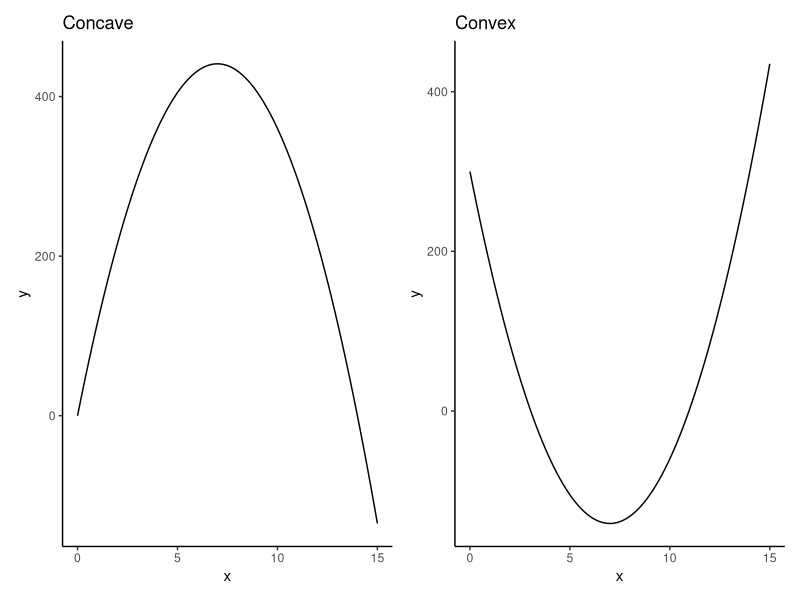
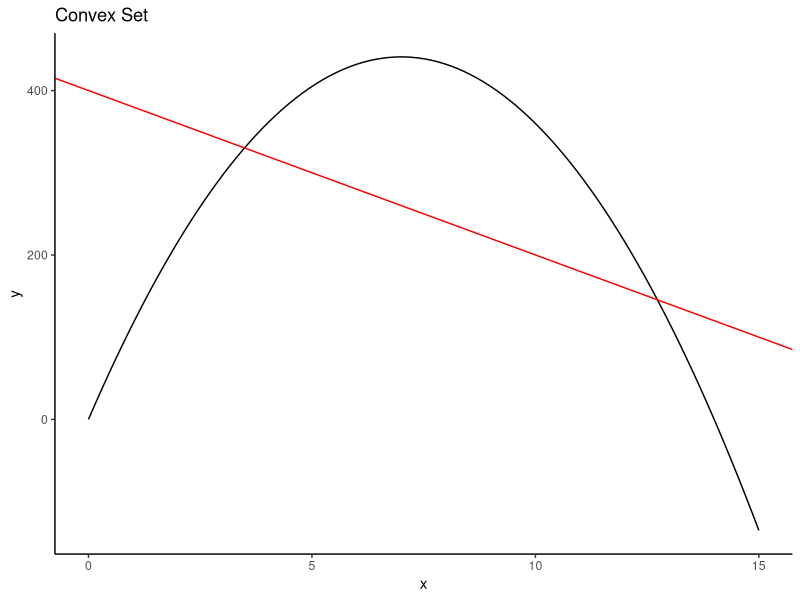
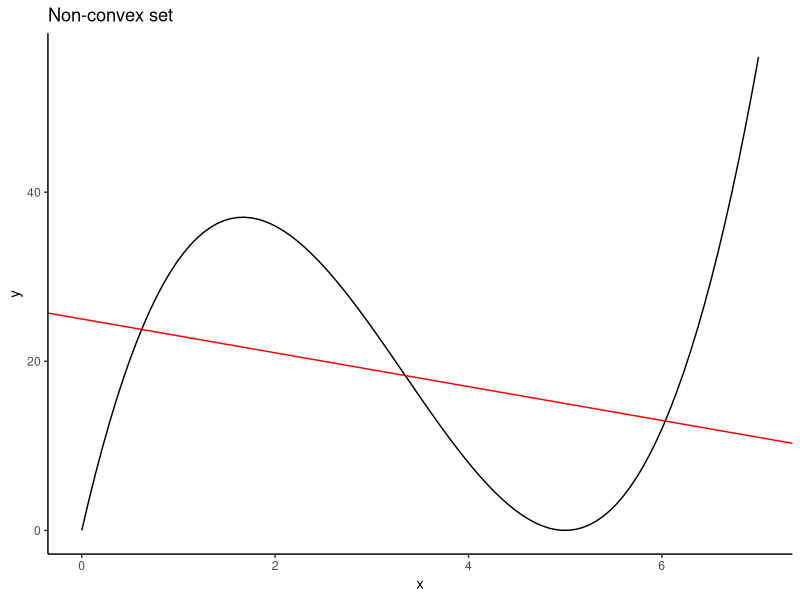
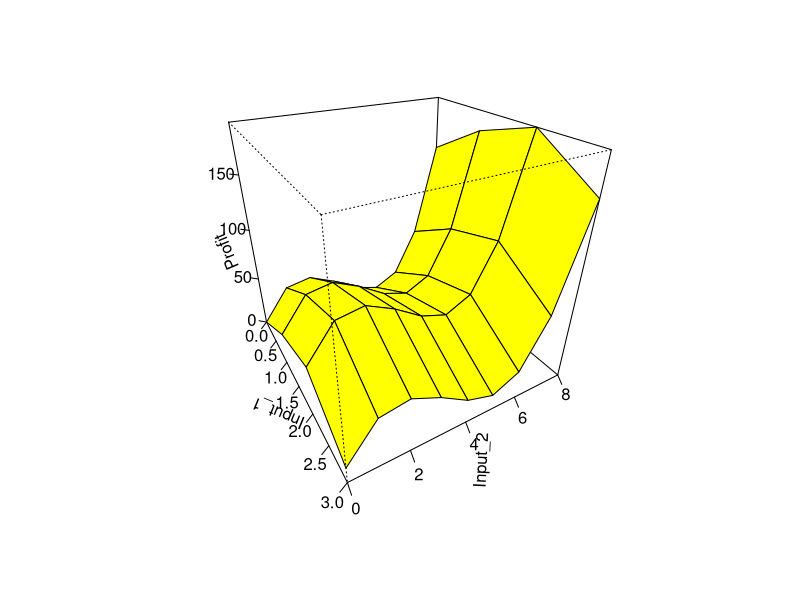
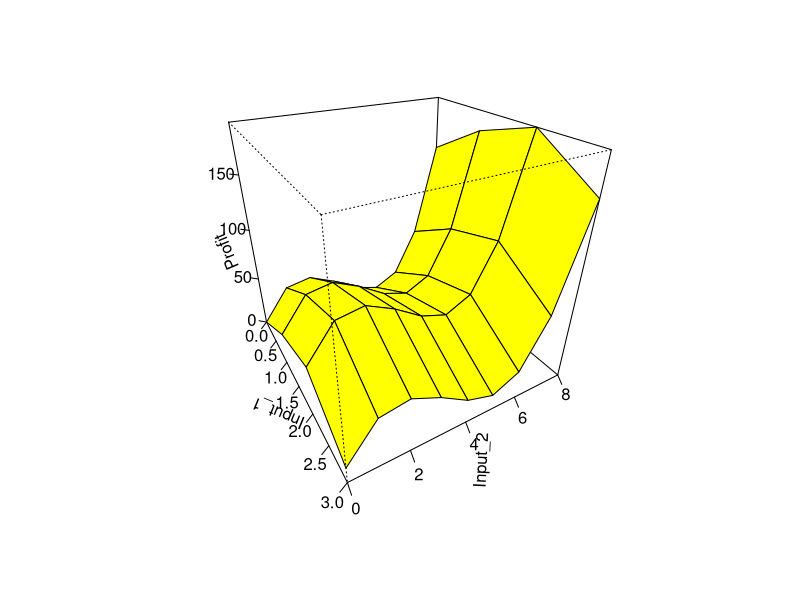

The R script that drew these images, in order:
## ---- chunk 1
# Course: 5260 Math models for decision making
# Title: Nonlinear programming, Ch 13
# Purpose: Demonstarte nonlinear programing of text examples 
# Date: March 15, 2020
# Author: Gareth Green

## ---- chunk 2
# Clear environment of variables and functions
rm(list = ls(all = TRUE)) 

# Clear environmet of packages
if(is.null(sessionInfo()$otherPkgs) == FALSE)lapply(paste("package:", names(sessionInfo()$otherPkgs), sep=""), detach, character.only = TRUE, unload = TRUE)

## ---- chunk 3
# Load packages
library(nloptr)
library(ggplot2)
library(patchwork)

## ---- chunk 4
# Concave function
cave <- ggplot(data = data.frame(x = 0), mapping = aes(x = x)) + 
  stat_function(fun = (function (x) 126*x - 9*x^2)) + 
  xlim(0, 15) +
  labs(title = "Concave") +
  theme_classic()

# Convex function
vex <- ggplot(data = data.frame(x = 0), mapping = aes(x = x)) + 
  stat_function(fun = (function (x) 300 - 126*x + 9*x^2)) + 
  xlim(0, 15) +
  labs(title = "Convex") +
  theme_classic()

## ---- chunk 5
# Assign to object
cav_vex <- cave + vex

# Save for use in other PowerPoint
ggsave("cav_vex.png", height = 3, width = 2)

## ---- chunk 6
# Print graphs
cav_vex

## ---- chunk 7
# Call graph from previous chunk
## ---- chunk 8
# Convex set
con_set <- ggplot(data = data.frame(x = 0), mapping = aes(x = x)) + 
  stat_function(fun = (function (x) 126*x - 9*x^2)) + 
  geom_abline(intercept = 400, slope = -20, color = "red") +
  xlim(0, 15) +
  labs(title = "Convex Set") +
  theme_classic()

## ---- chunk 9
# Print the graph
con_set

## ---- chunk 10
# Convex set
non_con <- ggplot(data = data.frame(x = 0), mapping = aes(x = x)) + 
  stat_function(fun = (function (x) f2 <- 50*x - 20*x^2 + 2*x^3)) + 
  geom_abline(intercept = 25, slope = -2, color = "red") +
  xlim(0, 7) +
  labs(title = "Non-convex set") +
  theme_classic()

## ---- chunk 11
# Print the graph
non_con

## ---- chunk 12
# The objective function
eval_f <- function(x, a, b, c){
  return( -(126*x[1] - 9*x[1]^2 + 180*x[2] - 12*x[2]^2 )) # This indicates x will be a vector with two elements
  }

# Constraint functions 
# This one function creates all constraints
eval_g <- function(x, a, b, c) { 
  return( a*x[1] + b*x[2] - c )    # This will create as many constraints as there are elements
  }                                # But a, b and c must all be the same length   

# Define parameters of constraints, only one constraint so only 1 entry for each
a <- c( 3 ) # Coefficients for column 1
b <- c( 2 ) # Coefficients for column 2
c <- c( 16 ) # Coefficients for rhs constaints

## ---- chunk 13
# Set up model calling nloptr function and set values 
nlp <- nloptr( x0 = c(0, 0),       # Set the inital values of x
                                    # Should try range of initial values to check global solution
                eval_f = eval_f,   # Call the obj fn
                lb = c(  0,  0),    # Set lower and upper bounds on the decision variables
                ub = c(Inf, Inf), 
                eval_g_ineq = eval_g, # Call the inequality constraints, diff call for equality cons
                opts = list("algorithm"="NLOPT_LN_COBYLA", # Set the search algorithm, use NLOPT_LN_COBYLA
                            "xtol_rel" = 0.001), # Set search tolerance
                a = a,  # Call constraint parmeter values
                b = b, 
                c = c) 

## ---- chunk 14
# Print model output
print(nlp) 

## ---- chunk 15
# Set up model calling nloptr function and set values 
nlp_d <- nloptr( x0 = c(0, 0),       # Set the inital values of x
                                    # Should try range of initial values to check global solution
                eval_f = eval_f,   # Call the obj fn
                lb = c(  0,  0),    # Set lower and upper bounds on the decision variables
                ub = c(Inf, Inf), 
                eval_g_ineq = eval_g, # Call the inequality constraints, diff call for equality cons
                opts = list("algorithm"="NLOPT_LN_COBYLA", # Set the search algorithm, use NLOPT_LN_COBYLA
                            "xtol_rel" = 0.001), # Set search tolerance
                a = a,  # Call constraint parmeter values
                b = b, 
                c = 17) 

## ---- chunk 16
# The objective function
eval_f1 <- function(x, a, b, c){
  return(2*x[1]^2 + x[2]^2 )       # This indicates x will be a vector with two elements
  }

# Constraint functions 
# This one function creates all constraints
eval_g1 <- function(x, a, b, c) { 
  return( a*x[1] + b*x[2] - c )    # This will create as many constraints as there are elements
  }                                # But a, b and c must all be the same length   

# define parameters of constraints
a <- c( 1,  1 ) # Coefficients for column 1
b <- c( 1, -1 ) # Coefficients for column 2
c <- c( 10,-10) # Coefficients for rhs constaints

## ---- chunk 17
# Set up model calling nloptr function and set values 
nlp1 <- nloptr( x0 = c(0, 0),       # Set the inital values of x
                                    # Should try range of initial values to check global solution
                eval_f = eval_f1,   # Call the obj fn
                lb = c(  0,  0),  # Set lower and upper bounds on the decision variables
                ub = c(Inf, Inf), 
                eval_g_ineq = eval_g1, # Call the inequality constraints, diff call for equality cons
                opts = list("algorithm"="NLOPT_LN_COBYLA", # Set the search algorithm, use NLOPT_LN_COBYLA
                            "xtol_rel" = 0.001), # Set search tolerance
                a = a,            # Call constraint parmeter values
                b = b, 
                c = c) 

## ---- chunk 18
# Print model output
print(nlp1) 

## ---- chunk 19
# Set up model calling nloptr function and set values 
nlp1 <- nloptr( x0 = c(0, 0),       # Set the inital values of x
                                    # Should try range of initial values to check global solution
                eval_f = eval_f1,   # Call the obj fn
                lb = c(  0,  0),  # Set lower and upper bounds on the decision variables
                ub = c(Inf, Inf), 
                eval_g_ineq = eval_g1, # Call the inequality constraints, diff call for equality cons
                opts = list("algorithm"="NLOPT_LN_COBYLA", # Set the search algorithm, use NLOPT_LN_COBYLA
                            "xtol_rel" = 0.001, # Set search tolerance
                            print_level = 3),
                a = a,            # Call constraint parmeter values
                b = b, 
                c = c) 
## ---- chunk 20
# Make the function
f2 <- function(x1, x2) 32*x1 - x1^4 + 50*x2 - 20*x2^2 + 2*x2^3

# Create the data
Input_1 <- seq(0, 3, by = 1) 
Input_2 <- seq(0, 8, by = 1) 
Profit <- outer(Input_1, Input_2, f2) 

# Graph the data
persp(x = Input_1, y = Input_2, z = Profit, phi = 30, theta = 60, 
                 col = "yellow", ticktype = "detailed")

## ---- chunk 21
# Graph the data
persp(x = Input_1, y = Input_2, z = Profit, phi = 30, theta = 60, 
                 col = "yellow", ticktype = "detailed")

## ---- chunk 22
# This is a maximum so multiply the obj fn by -1
eval_f2 <- function(x, a, b, c){
  return( -(32*x[1] - x[1]^4 + 50*x[2] - 20*x[2]^2 + 2*x[2]^3) ) 
  }

# constraint function 
eval_g2 <- function(x, a, b, c) { return( a*x[1] + b*x[2] - c )
  }

# define parameters 
a <- c(  3,  2) 
b <- c(  2,  5)
c <- c( 12, 30)

# Solve using algorithm NLOPT_LN_COBYLA 
nlp2 <- nloptr( x0 = c(0, 0), 
                eval_f=eval_f2, 
                lb = c(  0,  0), 
                ub = c(Inf, Inf), 
                eval_g_ineq = eval_g2, 
                opts = list("algorithm"="NLOPT_LN_COBYLA"), 
                a = a, 
                b = b, 
                c = c ) 
print(nlp2)

## ---- chunk 23
# Solve using algorithm NLOPT_LN_COBYLA 
nlp2 <- nloptr( x0 = c(0, 5), 
                eval_f=eval_f2, 
                lb = c(  0,  0), 
                ub = c(Inf, Inf), 
                eval_g_ineq = eval_g2, 
                opts = list("algorithm"="NLOPT_LN_COBYLA"), 
                a = a, 
                b = b, 
                c = c ) 
print(nlp2)

## ---- chunk 24
# Constraints have different exponents
eval_g2 <- function(x, a, b, c) { return( c(a[1]*x[1]^2 + b[1]*x[2]   - c[1],
                                            a[2]*x[1]   + b[2]*x[2]^2 - c[2]) ) 
  }

## ---- chunk 25
# Solve using algorithm NLOPT_LN_COBYLA 
nlp2 <- nloptr( x0 = c(0, 0), 
                eval_f = eval_f2, 
                lb = c(  0,  0), 
                ub = c(Inf, Inf), 
                eval_g_ineq = eval_g2, 
                opts = list("algorithm"="NLOPT_LN_COBYLA",
                            "xtol_rel" = 0.001), 
                a = a, 
                b = b, 
                c = c ) 
## ---- chunk 26
# Results
print(nlp2)

## ---- chunk 27
# Define gradient of objective function 
eval_grad_f3 <- function( x, a, b, c){ return( c( -(32 - 4*x[1]^3),
                                                  -(50 - 40*x[2] + 6*x[2]^2) ) )
  }

# Define Jacobian of constraint 
  ## Note have to rbind since a matrix
eval_jac_g3 <- function( x, a, b, c) { 
  return( rbind(
    c( 2*a[1]*x[1] , b[1] ),
    c(   a[2]      , 2*b[2]*x[2] ) ) )
  }

## ---- chunk 28
# Solve using NLOPT_LD_MMA with gradient information supplied in separate function 
nlp3 <- nloptr( x0 = c(0, 0), 
                eval_f = eval_f2, 
                eval_grad_f = eval_grad_f3, 
                lb = c(  0,  0), 
                ub = c(Inf, Inf), 
                eval_g_ineq = eval_g2, 
                eval_jac_g_ineq = eval_jac_g3, 
                opts = list("algorithm"="NLOPT_LD_MMA",
                            "xtol_rel" = 0.001), 
                a = a, 
                b = b, 
                c = c) 

## ---- chunk 29
print(nlp3)

